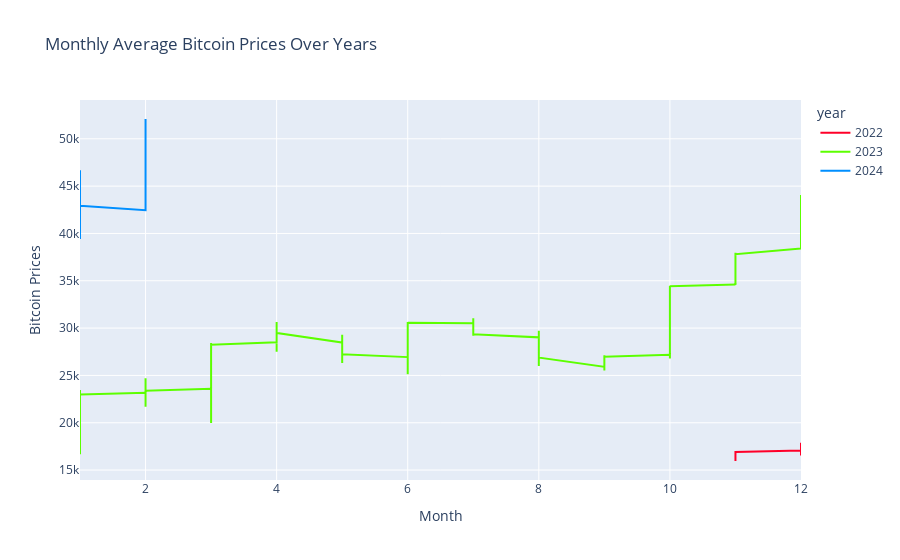

Notebook source saved alongside this figure:
### Markdown cell above
##### Seasonal Plot: Year-Month

### Code cell
import plotly.express as px
import matplotlib
df_copy = df.copy()
year_group = df_copy.groupby(['year', 'month']).mean().reset_index()
year_group = year_group[['year', 'month', 'priceUsd']]
years = df_copy['year'].unique()
NUM_COLOURS = len(years)
cm = plt.get_cmap('gist_rainbow')

# Convert colormap tuple to list of hex colors
color_list = [matplotlib.colors.rgb2hex(cm(1. * i / NUM_COLOURS)) for i in range(NUM_COLOURS)]

fig = px.line(df_copy, x='month', y='priceUsd', color='year',
              line_group='year',
              color_discrete_sequence=color_list,
              labels={'priceUsd': 'Bitcoin Prices'},
              title='Monthly Average Bitcoin Prices Over Years')

fig.update_layout(xaxis_title='Month', yaxis_title='Bitcoin Prices')
fig.show()

### Figure 1 — Plotly figure (JSON) as saved in the notebook; plotly's stock layout.template omitted (floating-point values rounded to 4 significant figures; data arrays with more than 128 entries replaced by an {"elided": "..."} marker saying what was removed)
{"data": [{"hovertemplate": "year=2022<br>month=%{x}<br>Bitcoin Prices=%{y}<extra></extra>", "legendgroup": "2022", "line": {"color": "#ff0029", "dash": "solid"}, "marker": {"symbol": "circle"}, "mode": "lines", "name": "2022", "orientation": "v", "showlegend": true, "type": "scatter", "x": [11, 11, 11, 11, 11, 11, 11, 11, 11, 11, 11, 11, 11, 11, 11, 11, 11, 12, 12, 12, 12, 12, 12, 12, 12, 12, 12, 12, 12, 12, 12, 12, 12, 12, 12, 12, 12, 12, 12, 12, 12, 12, 12, 12, 12, 12, 12, 12], "xaxis": "x", "y": [16450.0, 16830.0, 16700.0, 16620.0, 16750.0, 16670.0, 16610.0, 16050.0, 15960.0, 16490.0, 16620.0, 16520.0, 16600.0, 16580.0, 16240.0, 16430.0, 16910.0, 17070.0, 16980.0, 16990.0, 17040.0, 17180.0, 17000.0, 16890.0, 16940.0, 17190.0, 17170.0, 17170.0, 17010.0, 17470.0, 17870.0, 17580.0, 17100.0, 16710.0, 16740.0, 16680.0, 16790.0, 16830.0, 16780.0, 16830.0, 16850.0, 16830.0, 16840.0, 16800.0, 16630.0, 16590.0, 16550.0, 16570.0], "yaxis": "y"}, {"hovertemplate": "year=2023<br>month=%{x}<br>Bitcoin Prices=%{y}<extra></extra>", "legendgroup": "2023", "line": {"color": "#5cff00", "dash": "solid"}, "marker": {"symbol": "circle"}, "mode": "lines", "name": "2023", "orientation": "v", "showlegend": true, "type": "scatter", "x": {"elided": "364 int values"}, "xaxis": "x", "y": {"elided": "364 float values"}, "yaxis": "y"}, {"hovertemplate": "year=2024<br>month=%{x}<br>Bitcoin Prices=%{y}<extra></extra>", "legendgroup": "2024", "line": {"color": "#008fff", "dash": "solid"}, "marker": {"symbol": "circle"}, "mode": "lines", "name": "2024", "orientation": "v", "showlegend": true, "type": "scatter", "x": [1, 1, 1, 1, 1, 1, 1, 1, 1, 1, 1, 1, 1, 1, 1, 1, 1, 1, 1, 1, 1, 1, 1, 1, 1, 1, 1, 1, 1, 1, 1, 2, 2, 2, 2, 2, 2, 2, 2, 2, 2, 2, 2, 2, 2, 2, 2, 2, 2], "xaxis": "x", "y": [42880.0, 45300.0, 43980.0, 43540.0, 43820.0, 43900.0, 44150.0, 44900.0, 46670.0, 45850.0, 46600.0, 45140.0, 42920.0, 42840.0, 42640.0, 42950.0, 42730.0, 42250.0, 41290.0, 41640.0, 41750.0, 40750.0, 39430.0, 39920.0, 39960.0, 40940.0, 41870.0, 42310.0, 42500.0, 43430.0, 42930.0, 42450.0, 43070.0, 43120.0, 42920.0, 42780.0, 42950.0, 43270.0, 44890.0, 46750.0, 47330.0, 48110.0, 48750.0, 49620.0, 50840.0, 52090.0, 52060.0, 51670.0, 51780.0], "yaxis": "y"}], "layout": {"legend": {"title": {"text": "year"}, "tracegroupgap": 0}, "title": {"text": "Monthly Average Bitcoin Prices Over Years"}, "xaxis": {"anchor": "y", "domain": [0, 1], "title": {"text": "Month"}}, "yaxis": {"anchor": "x", "domain": [0, 1], "title": {"text": "Bitcoin Prices"}}}}
